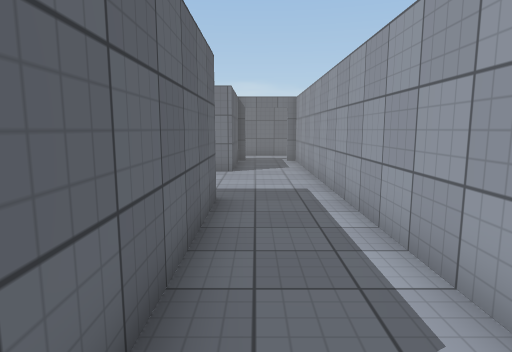
[1] (above)

21 first-person views from a walk through a Unity game level. The camera is 1.5 m above the floor, tilts 8° down and sees 75° across. The floor is counted in squares, 1 m on a side. Each view is taken from the middle of a square. On the plan, view 1 faces up. The plan holds only what a view shows up to about 15 squares ahead; the rest is blank. The place goes on beyond the plan. The player character is not drawn. Door leaves are left out, so doorways stand open. Surface patterns are stand-ins for the level's own textures.

[2]
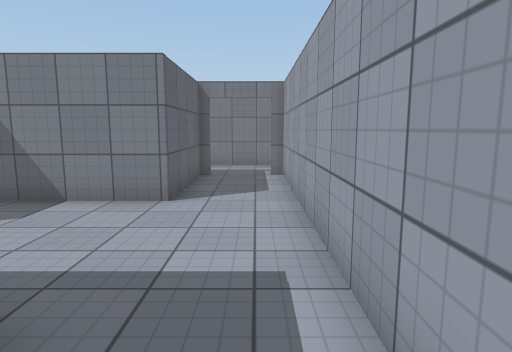

[3]
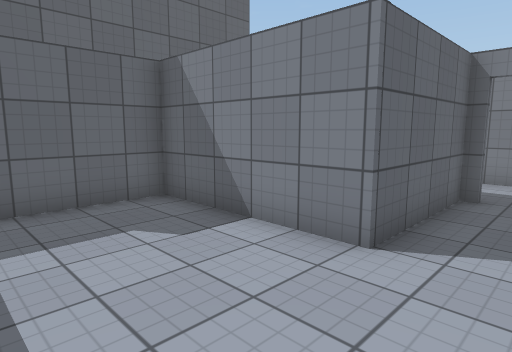

[4]
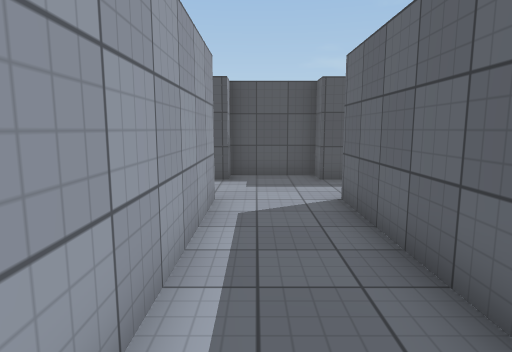

[5]
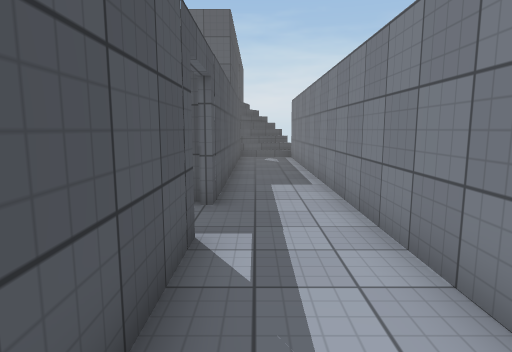

[6]
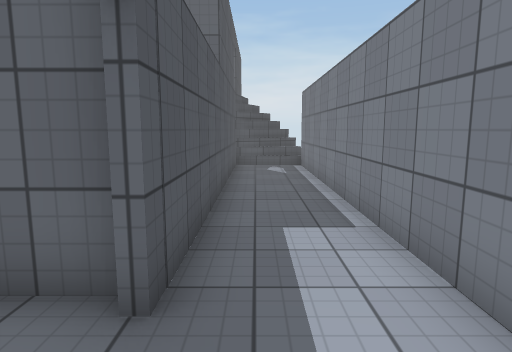

[7]
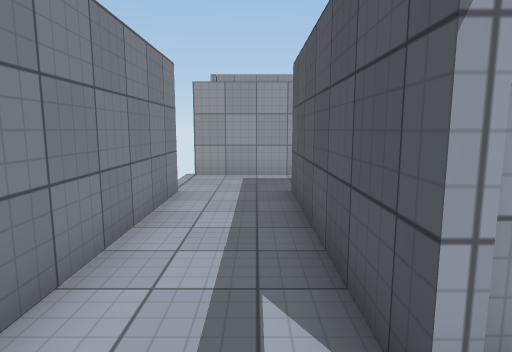

[8]
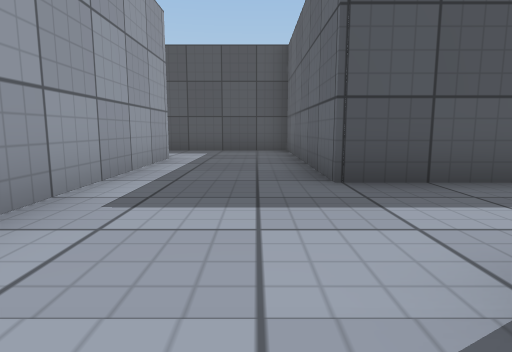

[9]
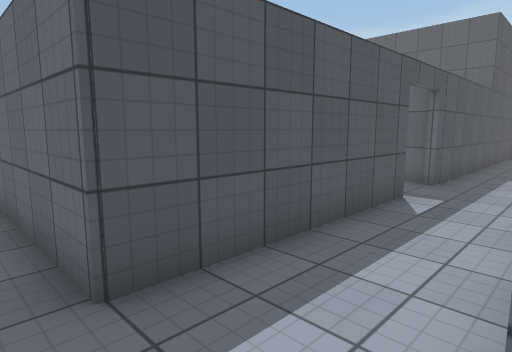

[10]
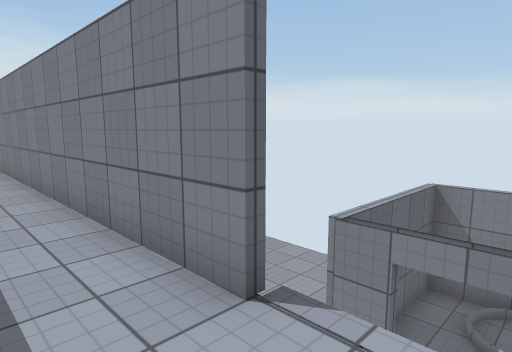

[11]
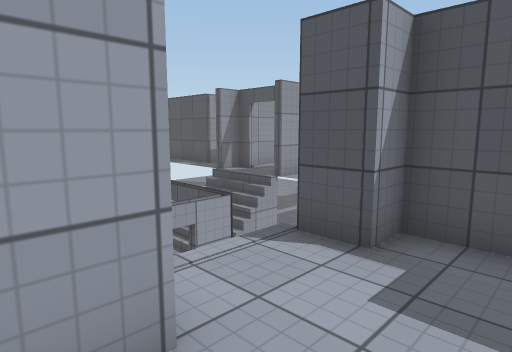

[12]
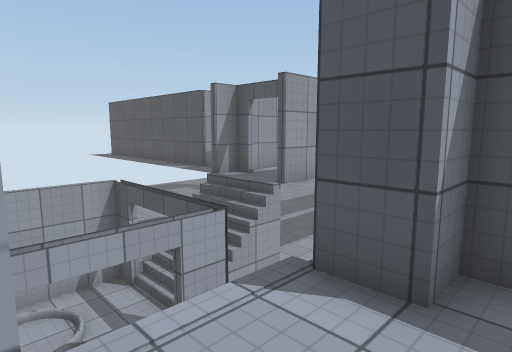

[13]
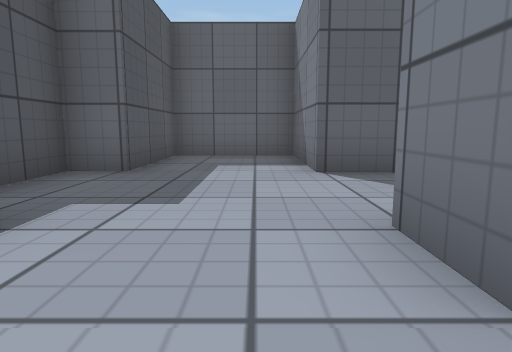

[14]
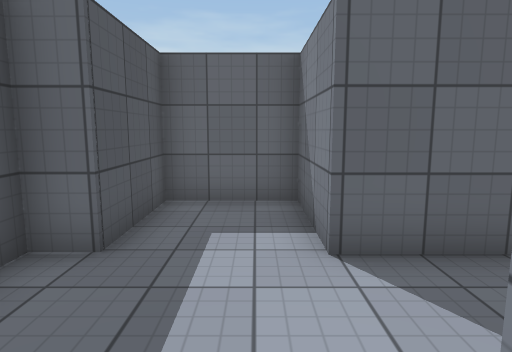

[15]
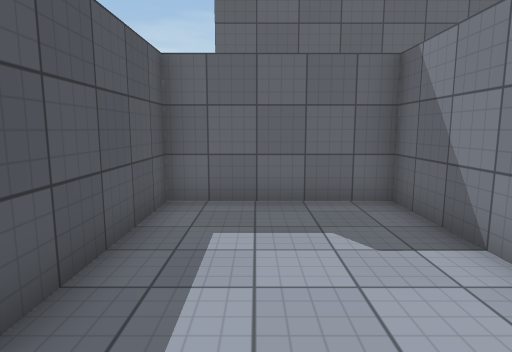

[16]
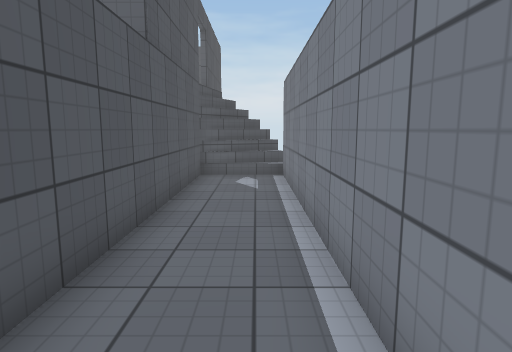

[17]
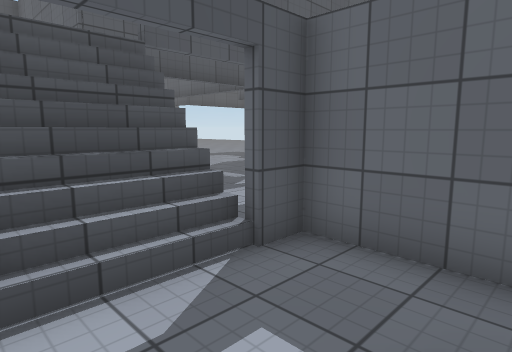

[18]
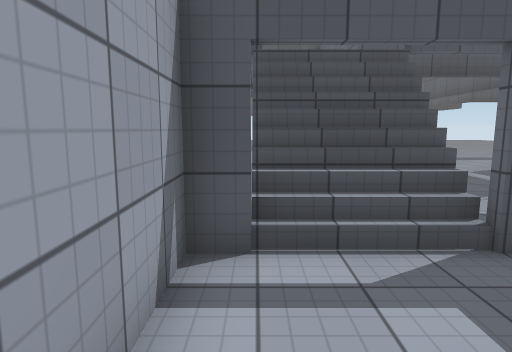

[19]
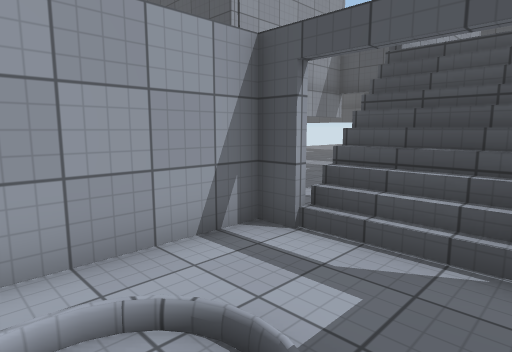

[20]
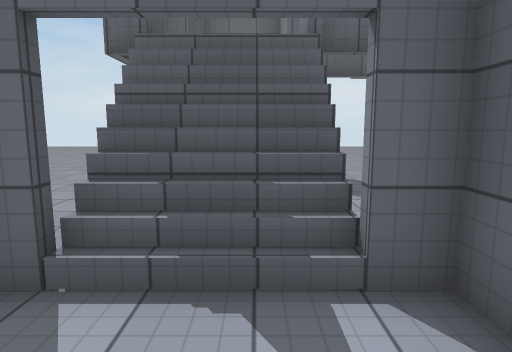

[21]
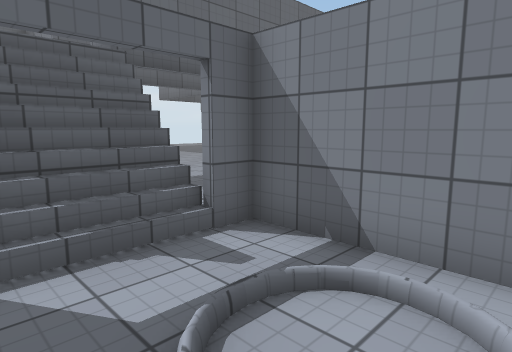

### Floor plan
Key: @ floor where view 1 was taken; # wall or solid block; x gap in a wall; . main floor; - floor 2.75 m lower than the main floor; _ floor 3 m lower than the main floor; / step, stairs or slope; D open door; = window, fence, low wall or low ledge; v drop or lower ground.
Columns run from 16 left of view 1 to 12 right of it. Each row starts with its distance up from view 1.
 27                  vvvv  ###
 26                  vvvv  #____#
 25                   vvvv #____#
 24                    vvv #____#
 23                     v  #____#
 22                        ##//##
 21                        vv//v
 20                       vvv//vv
 19    vx###################...x
 18   ///......................#
 17  v//=......................#
 16 ##  ############..#######..#
 15          #     #..#     #..#
 14          #     #..#     #..#
 13          #     #..#     #..#
 12          #######..#     #...
 11          ##.......#     #...
 10          ##.......#     #####
  9          ##.......#
  8          v#.......#
  7           ######..#
  6               v#..#
  5                #..#
  4           vvvv #..#
  3              vv#..#
  2                #..#vv #####
  1             ####..#xvv#__/_
  0             #...@...///_/_-#
 -1             #.......///_//_#
 -2             ####..#xvv#____#
 -3                ####vvv# //##
 -4                  vvv   v /vvv
 -5                vvvv    v//v
 -6              vvvv     vx..xvv
 -7            vvvv       v#DD#.#
 -8           vvv          # .#
 -9           vv              #

Where each view was taken, in squares from view 1:
view 1: 0 up, 0 right, facing up
view 2: 5 up, 1 right, facing up
view 3: 8 up, 1 right, facing up-left
view 4: 8 up, 1 right, facing down
view 5: 17 up, 6 right, facing left
view 6: 17 up, 2 right, facing left
view 7: 17 up, 0 right, facing right
view 8: 20 up, 9 right, facing down
view 9: 19 up, 9 right, facing down-left
view 10: 17 up, 10 right, facing up-left
view 11: 2 up, 0 right, facing down-right
view 12: 1 up, 1 right, facing down-right
view 13: 0 up, 4 right, facing left
view 14: 0 up, 3 right, facing left
view 15: 9 up, 1 right, facing left
view 16: 18 up, 1 left, facing left
view 17: 25 up, 11 right, facing down-left
view 18: 26 up, 11 right, facing down
view 19: 26 up, 8 right, facing down-right
view 20: 0 up, 9 right, facing left
view 21: 2 down, 10 right, facing up-left
